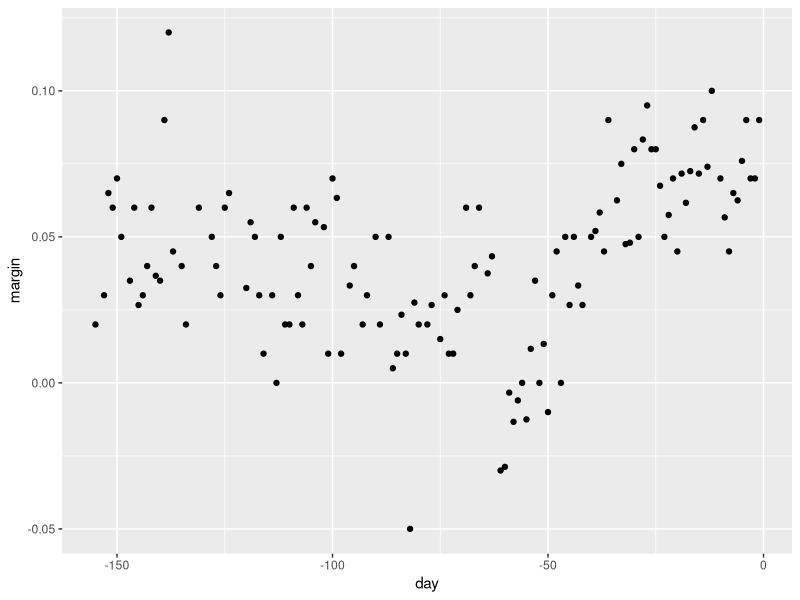

Here is the R script that generated this plot:
#config
library(dslabs)
library(caret)
library(tidyverse)

# load the data source from the 2008 election
data("polls_2008")
qplot(day, margin, data= polls_2008)
